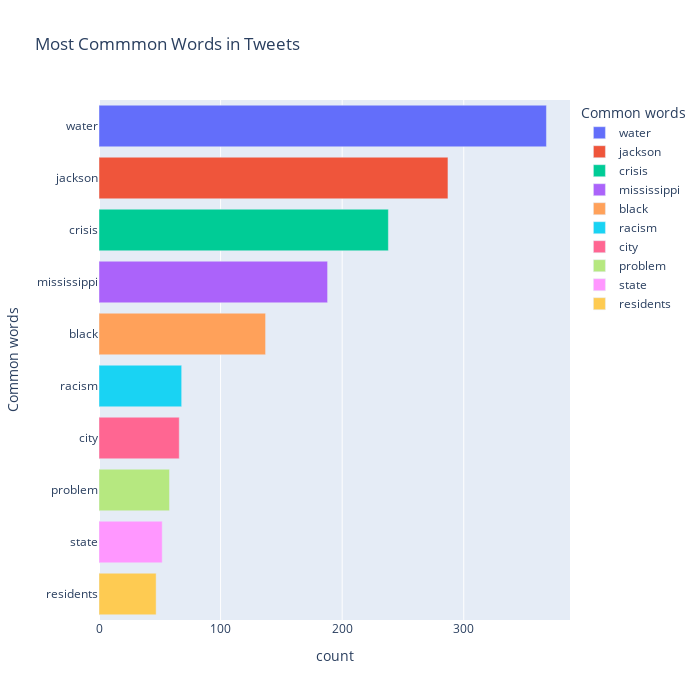

Notebook cell for this chart:
### Code cell
common_words(tweets_R)

### Figure 1 — Plotly figure (JSON) as saved in the notebook; plotly's stock layout.template omitted (floating-point values rounded to 4 significant figures)
{"data": [{"alignmentgroup": "True", "hovertemplate": "Common words=%{y}<br>count=%{x}<extra></extra>", "legendgroup": "water", "marker": {"color": "#636efa"}, "name": "water", "offsetgroup": "water", "orientation": "h", "showlegend": true, "textposition": "auto", "type": "bar", "x": [368], "xaxis": "x", "y": ["water"], "yaxis": "y"}, {"alignmentgroup": "True", "hovertemplate": "Common words=%{y}<br>count=%{x}<extra></extra>", "legendgroup": "jackson", "marker": {"color": "#EF553B"}, "name": "jackson", "offsetgroup": "jackson", "orientation": "h", "showlegend": true, "textposition": "auto", "type": "bar", "x": [287], "xaxis": "x", "y": ["jackson"], "yaxis": "y"}, {"alignmentgroup": "True", "hovertemplate": "Common words=%{y}<br>count=%{x}<extra></extra>", "legendgroup": "crisis", "marker": {"color": "#00cc96"}, "name": "crisis", "offsetgroup": "crisis", "orientation": "h", "showlegend": true, "textposition": "auto", "type": "bar", "x": [238], "xaxis": "x", "y": ["crisis"], "yaxis": "y"}, {"alignmentgroup": "True", "hovertemplate": "Common words=%{y}<br>count=%{x}<extra></extra>", "legendgroup": "mississippi", "marker": {"color": "#ab63fa"}, "name": "mississippi", "offsetgroup": "mississippi", "orientation": "h", "showlegend": true, "textposition": "auto", "type": "bar", "x": [188], "xaxis": "x", "y": ["mississippi"], "yaxis": "y"}, {"alignmentgroup": "True", "hovertemplate": "Common words=%{y}<br>count=%{x}<extra></extra>", "legendgroup": "black", "marker": {"color": "#FFA15A"}, "name": "black", "offsetgroup": "black", "orientation": "h", "showlegend": true, "textposition": "auto", "type": "bar", "x": [137], "xaxis": "x", "y": ["black"], "yaxis": "y"}, {"alignmentgroup": "True", "hovertemplate": "Common words=%{y}<br>count=%{x}<extra></extra>", "legendgroup": "racism", "marker": {"color": "#19d3f3"}, "name": "racism", "offsetgroup": "racism", "orientation": "h", "showlegend": true, "textposition": "auto", "type": "bar", "x": [68], "xaxis": "x", "y": ["racism"], "yaxis": "y"}, {"alignmentgroup": "True", "hovertemplate": "Common words=%{y}<br>count=%{x}<extra></extra>", "legendgroup": "city", "marker": {"color": "#FF6692"}, "name": "city", "offsetgroup": "city", "orientation": "h", "showlegend": true, "textposition": "auto", "type": "bar", "x": [66], "xaxis": "x", "y": ["city"], "yaxis": "y"}, {"alignmentgroup": "True", "hovertemplate": "Common words=%{y}<br>count=%{x}<extra></extra>", "legendgroup": "problem", "marker": {"color": "#B6E880"}, "name": "problem", "offsetgroup": "problem", "orientation": "h", "showlegend": true, "textposition": "auto", "type": "bar", "x": [58], "xaxis": "x", "y": ["problem"], "yaxis": "y"}, {"alignmentgroup": "True", "hovertemplate": "Common words=%{y}<br>count=%{x}<extra></extra>", "legendgroup": "state", "marker": {"color": "#FF97FF"}, "name": "state", "offsetgroup": "state", "orientation": "h", "showlegend": true, "textposition": "auto", "type": "bar", "x": [52], "xaxis": "x", "y": ["state"], "yaxis": "y"}, {"alignmentgroup": "True", "hovertemplate": "Common words=%{y}<br>count=%{x}<extra></extra>", "legendgroup": "residents", "marker": {"color": "#FECB52"}, "name": "residents", "offsetgroup": "residents", "orientation": "h", "showlegend": true, "textposition": "auto", "type": "bar", "x": [47], "xaxis": "x", "y": ["residents"], "yaxis": "y"}], "layout": {"barmode": "relative", "height": 700, "legend": {"title": {"text": "Common words"}, "tracegroupgap": 0}, "title": {"text": "Most Commmon Words in Tweets"}, "width": 700, "xaxis": {"anchor": "y", "domain": [0, 1], "title": {"text": "count"}}, "yaxis": {"anchor": "x", "categoryarray": ["residents", "state", "problem", "city", "racism", "black", "mississippi", "crisis", "jackson", "water"], "categoryorder": "array", "domain": [0, 1], "title": {"text": "Common words"}}}}
